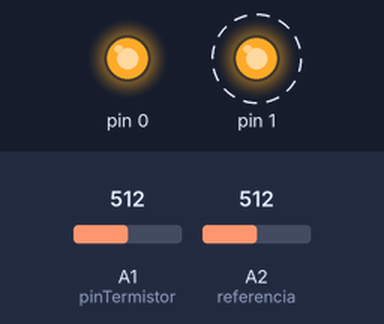
Bench run of a sketch on a simulated Arduino Uno, built with avr-gcc and run on an emulated ATmega328P. On the bench: output pins drawn as LEDs (lit = HIGH). Dashed ring = blinking. The inputs (shaded band) are chosen by the test bench; at power-on: A1 (pinTermistor) = 512, A2 (referencia) = 512.

Above: at 5.2 s.
5.3 s: A1 (pinTermistor) set to 306
At 5.6 s:
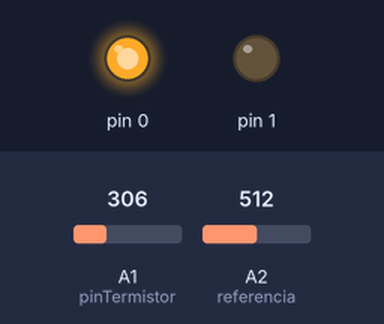
At 7.8 s:
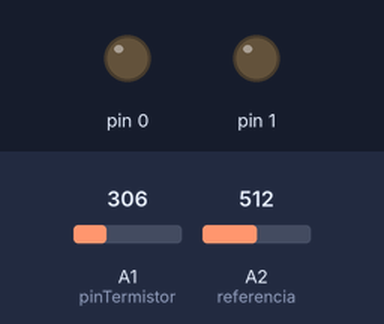
11.7 s: A1 (pinTermistor) set to 328
At 15.2 s:
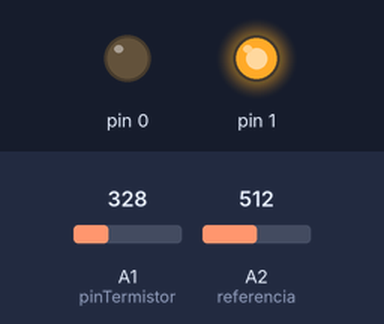
18.1 s: A1 (pinTermistor) set to 338
21.6 s: A1 (pinTermistor) set to 122
25.1 s: A2 (referencia) set to 112
28.6 s: A2 (referencia) set to 96
Timing chart, 0 to 33.1 s (numbered marks = the images above; inputs shaded):
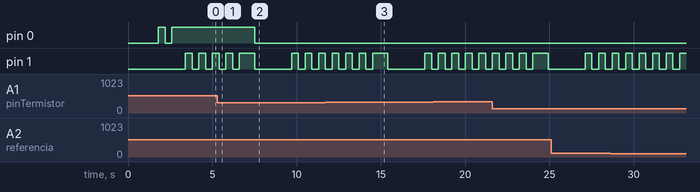

Measured:
- after the input at 5.3 s, pin 0: goes on until 7.5 s, then stays LOW

The sketch:

codigo-regua-teste.ino
```cpp
// Conexão do termistor
const int pinTermistor = A1;
const int referencia = A2;

// Parâmetros do termistor
const double beta = 4000.0;
const double r0 = 10000.0;
const double t0 = 273.0 + 25.0;
const double rx = r0 * exp(-beta/t0);

// Parâmetros do circuito
double vcc = 3.2;
const double R = 10000.0;

// Numero de amostras na leitura
const int nAmostras = 5;

int bitsresultados[6];
int passagem= 0;

// Variables used on this code
unsigned long time1;
unsigned long previousTime;
boolean enterFunction = true;
unsigned long time2;
unsigned long previousTime2;
boolean enterFunction2 = true;
//-----------------------

bool blinkingtens= false;
bool enteredtens= false;
int doubletens= 0;
bool blinkingunits = false;
bool enteredunit = false;
int doubleunit = 0;
int unit = 0;
int tens = 0;
bool waittime = true;
bool startedwait = false;
long elapsedtime;
int temperature;

int digitoaentrar = 1;


void setup() {

  //Serial.begin(9600);
  pinMode(0, OUTPUT);
  pinMode(1, OUTPUT);
}

void loop() {

  time1 = micros();
  time2 = micros();
  if (enterFunction == true) {
    previousTime = time1;
    passagem++;
    // Start your code below
    //-----------------------

    if(blinkingtens == true && blinkingunits == false){
      if(enteredtens == false){
        enteredtens = true;
        doubletens = 2 * tens;
        if(doubletens == 0){
          doubletens= 1;
        }
      }
      doubletens --;
      if(doubletens != 0){
        digitalWrite(0, !digitalRead(0));
      }else{
        blinkingunits = true;
        blinkingtens = false;
      }

    }else if(blinkingunits == true && blinkingtens == false){
      blinkingtens= false;
      if(enteredunit == false){
        enteredunit = true;
        doubleunit = 2 * unit;
        if(doubleunit == 0){
          doubleunit= 1;
        }
      }
      doubleunit --;
      if(doubleunit != 0){
        digitalWrite(1, !digitalRead(1));
      }else{
        waittime = true;
        blinkingunits = false;
        startedwait = true;
      }

    }else if(waittime == true){
      if(startedwait == true){
        digitalWrite(1, LOW);
        digitalWrite(0, LOW);
        startedwait = false;
        elapsedtime = millis();
      }
      if(millis() - elapsedtime > 998){
        waittime = false;
      }

    }else{
      blinkingtens= true;
      enteredtens = false;
      enteredunit = false;
    }


    //-----------------------
    // End of your code
  }

  if (enterFunction2 == true && waittime == true) { //Enter this function every xx milisseconds and IF LEDs are not blinking
    previousTime2 = time2;

    // Le o sensor algumas vezes
    int soma = 0;
    for (int i = 0; i < nAmostras; i++) {
      soma += analogRead(pinTermistor);
      delay (100);
    }

    vcc= 2 * analogRead(referencia) * 5 / 1023;
    // Determina a resistência do termistor
    double v = (vcc*soma)/(nAmostras*1024.0);
    double rt = (vcc*R)/v - R;

    // Calcula a temperature
    double t = beta / log(rt/rx);
    t= t - 273;
    temperature = int(t);
    //Serial.println (t-273.0);

    if(temperature < 10){
      tens= 0;
      unit= temperature;
    }else if(temperature >= 10 && temperature < 20){
       tens= 1;
       unit= temperature - 10;
    }else if(temperature >= 20 && temperature < 30){
      tens= 2;
      unit= temperature - 20;
    }else if(temperature >= 30 && temperature < 40){
      tens= 3;
      unit= temperature - 30;
    }else if(temperature >= 40 && temperature < 50){
      tens= 4;
      unit= temperature - 40;
    }else{
      tens= 0;
      unit= 0;
    }
  }


  // The DELAY time is adjusted in the constant below >>
  if (time1 - previousTime < 399990) { // 1 million microsencods= 1 second delay
    /* I have actually used 0.999990 seconds, in a trial to compensate the time that
       this IF function takes to be executed. this is really a point that
       need improvement in my code */
    enterFunction = false;
  }
  else {
    enterFunction = true;
  }
  if (time2 - previousTime2 < 99990) { // 1 million microsencods= 1 second delay
    /* I have actually used 0.999990 seconds, in a trial to compensate the time that
       this IF function takes to be executed. this is really a point that
       need improvement in my code */
    enterFunction2 = false;
  }
  else {
    enterFunction2 = true;
  }

}
```
